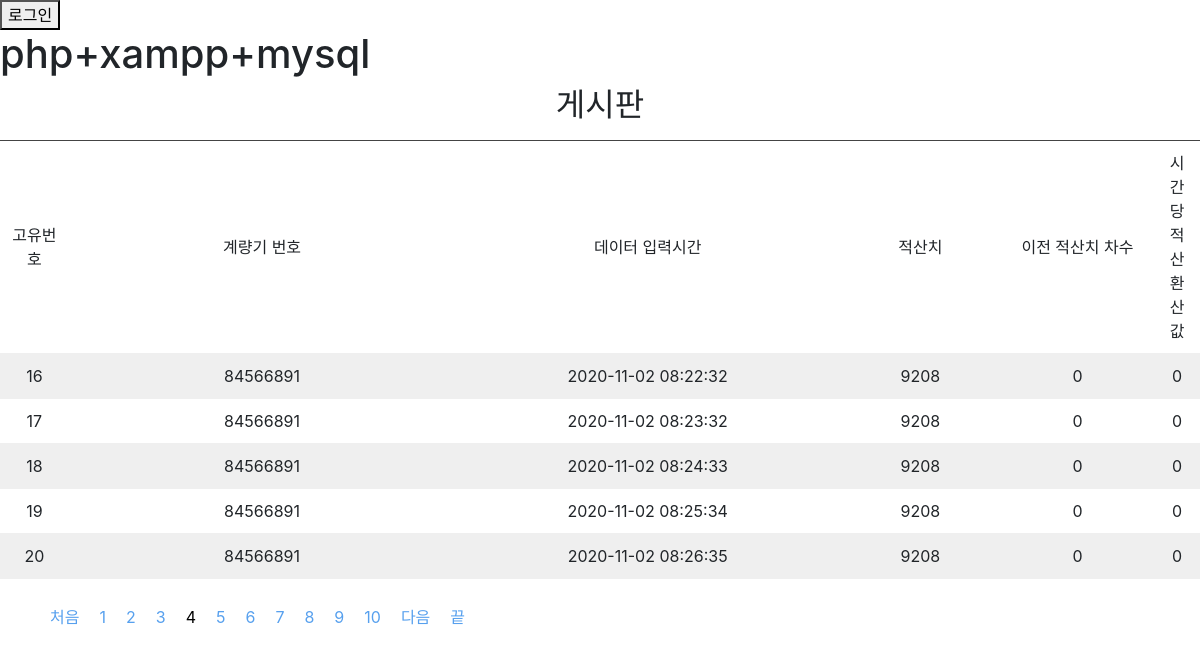
The page /test.php?page=4 on the database its author committed.
### tables this page shows
CREATE TABLE `data` (
  `number` int NOT NULL,
  `time` datetime NOT NULL,
  `value` int NOT NULL,
  `degree` int NOT NULL,
  `conver` int NOT NULL
);

### test.php (the view, shortened to what this page needs)
<!DOCTYPE html>
<html>
<head>
        <link rel="stylesheet" href="page.css">
        <link rel="stylesheet" href="bootstrap.css">
        <link rel="stylesheet" href="bootstrap.min.css">
</head>
<body>
<?php
                $connect = mysqli_connect('localhost', 'root', 'root', 'board') or die ("connect fail");
                $query ="select * from data order by number desc";
                $result = $connect->query($query);
                $total = mysqli_num_rows($result);
                if(isset($_SESSION['userid'])) {
                        echo $_SESSION['userid'];?>님이(가) 접속중입니다.
                        <button onclick="location.href='./logout.php'" style="margin-left:200px; vertical-align=top;">로그아웃</button>
                        <br/>
                        <button><font style="cursor: hand"onClick="location.href='./write.php'">글 쓰기</font></button>
                        <button><font style="cursor: hand"onClick="location.href='./export.php'">추출하기</font></button>
                <?php
                while ($row = mysqli_fetch_array($result)) {
                       $number[] = $row['number'];
                       $value[] = $row['value'];
                       $degree[] = $row['degree'];
                       $conver[] = $row['conver'];
                }
                ?>
        <?php
                }
                else {
        ?>              <button onclick="location.href='./login.php'">로그인</button>
                        <br />
        <?php   }
        ?>
        <?php
                if(isset($_GET["page"]))
                        $page = $_GET["page"];
                else
                        $page = 1;
        ?>
<?php
        if(isset($_GET['page'])) {
                $page = $_GET['page'];
        } else {
                $page = 1;
        }
        $sql = 'select count(*) as cnt from data order by number desc';
        $result = $connect->query($sql);
        $row = $result->fetch_assoc();
        $allPost = $row['cnt'];
        $onePage = 5;
        $allPage = ceil($allPost / $onePage);
            ?>
        <?php
        $oneSection = 10;
        $currentSection = ceil($page / $oneSection);
        $allSection = ceil($allPage / $oneSection);
        $firstPage = ($currentSection * $oneSection) - ($oneSection - 1);
        if($currentSection == $allSection) {
                     $lastPage = $allPage;
        } else {
                $lastPage = $currentSection * $oneSection;
        }
        $nextPage = (($currentSection + 1) * $oneSection) - ($oneSection - 1);
        $paging = '<ul>';
        if($page != 1) {
                $paging .= '<li class="page page_start"><a href="./test.php?page=1">처음</a></li>';
        }
        for($i = $firstPage; $i <= $lastPage; $i++) {
                if($i == $page) {
                        $paging .= '<li class="page current">' . $i . '</li>';
                } else {
                        $paging .= '<li class="page"><a href="./test.php?page=' . $i . '">' . $i . '</a></li>';
                }
        }
        if($currentSection != $allSection) {
                $paging .= '<li class="page page_next"><a href="./test.php?page=' . $nextPage . '">다음</a></li>';
        }
        if($page != $allPage) {
                $paging .= '<li class="page page_end"><a href="./test.php?page=' . $allPage . '">끝</a></li>';
        }
        $paging .= '</ul>';
        $currentLimit = ($onePage * $page) - $onePage;
        $sqlLimit = ' limit ' . $currentLimit . ', ' . $onePage;
        $sql = 'select * from ( select @rownum:=@rownum+1  no, 	A.* from data A, (select @rownum := 0) r where  1=1 order by number desc ) list' . $sqlLimit;
        $result = $connect->query($sql);
        ?>
        <h1>php+xampp+mysql</h1>
        <h2 align=center>게시판</h2>
        <table align = center>
        <thead align = "center">
        <tr>
        <td width ="80" align="center">고유번호</td>
        <td width = "50" align="center">계량기 번호</td>
        <td width = "500" align = "center">데이터 입력시간</td>
        <td width = "100" align = "center">적산치</td>
        <td width = "200" align = "center">이전 적산치 차수</td>
        <td width = "50" align = "center">시간당 적산 환산값</td>
        </tr>
        </thead>
        <tbody>
        <?php
                while($rows = mysqli_fetch_assoc($result)){
                        if($total%2==0){
        ?>                      <tr class = "even">
                        <?php   }
                        else{
        ?>                      <tr>
                        <?php } ?>
                <td width = "50" align = "center"><?php echo $rows['no']?></td>
                <td width = "500" align = "center">
                <?php echo $rows['number']?></td>
                  <td width = "100" align = "center"><?php echo $rows['time']?></td>
                <td width = "200" align = "center"><?php echo $rows['value']?></td>
                <td width = "50" align = "center"><?php echo $rows['degree']?></td>
                <td width="50" align="center"><?php echo $rows['conver']?></td>
                </tr>
        <?php
                $total--;
                }
        ?>
        </tbody>
        </table>
        <div class = text>
        <div class="paging">
<?php echo $paging ?>
</div>
        </div>
</body>
</html>

### page.css (style rules this page uses)
.page { float: left; list-style: none; padding: 10px; margin-top: -20px; text-align: center; vertical-align: center; margin-right: 0px; }
a:link { color: red; text-decoration: none; }

### test.php (style rules this page uses)
table { border-top: 1px solid #444444; border-collapse: collapse; }
tr { border-bottom: 1px solid #444444; padding: 10px; }
td { border-bottom: 1px solid #efefef; padding: 10px; }
table .even { background: #efefef; }
.text { text-align:center; padding-top:20px; color:#000000 }
a:link { color : #57A0EE; text-decoration:none; }

### rows shown on the page
data: no "16", number "84566891", time "2020-11-02 08:22:32", value "9208", degree "0", conver "0"
data: no "17", number "84566891", time "2020-11-02 08:23:32", value "9208", degree "0", conver "0"
data: no "18", number "84566891", time "2020-11-02 08:24:33", value "9208", degree "0", conver "0"
data: no "19", number "84566891", time "2020-11-02 08:25:34", value "9208", degree "0", conver "0"
data: no "20", number "84566891", time "2020-11-02 08:26:35", value "9208", degree "0", conver "0"
